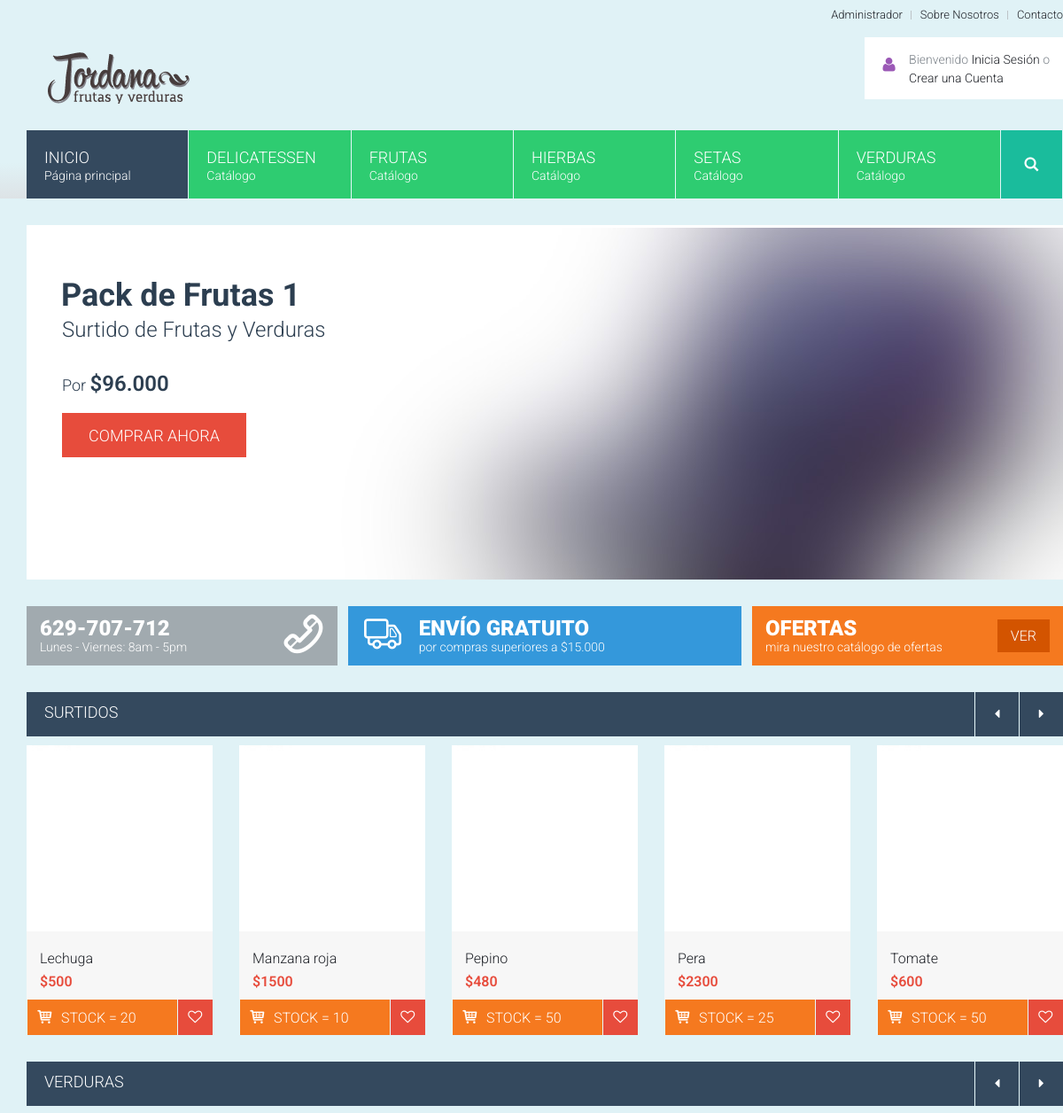
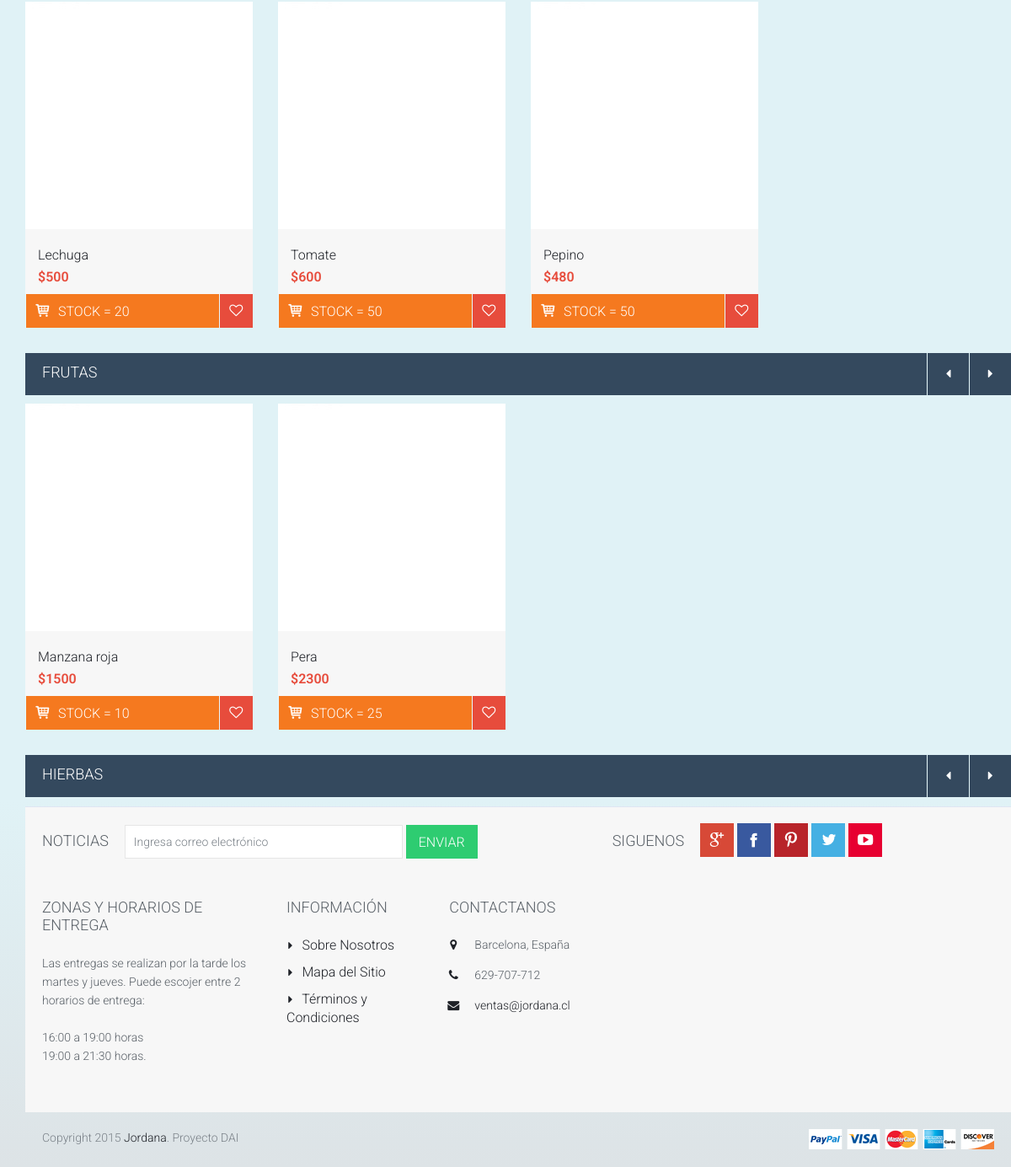
The page /home.php on the database as committed earlier (2 pictures, top to bottom).
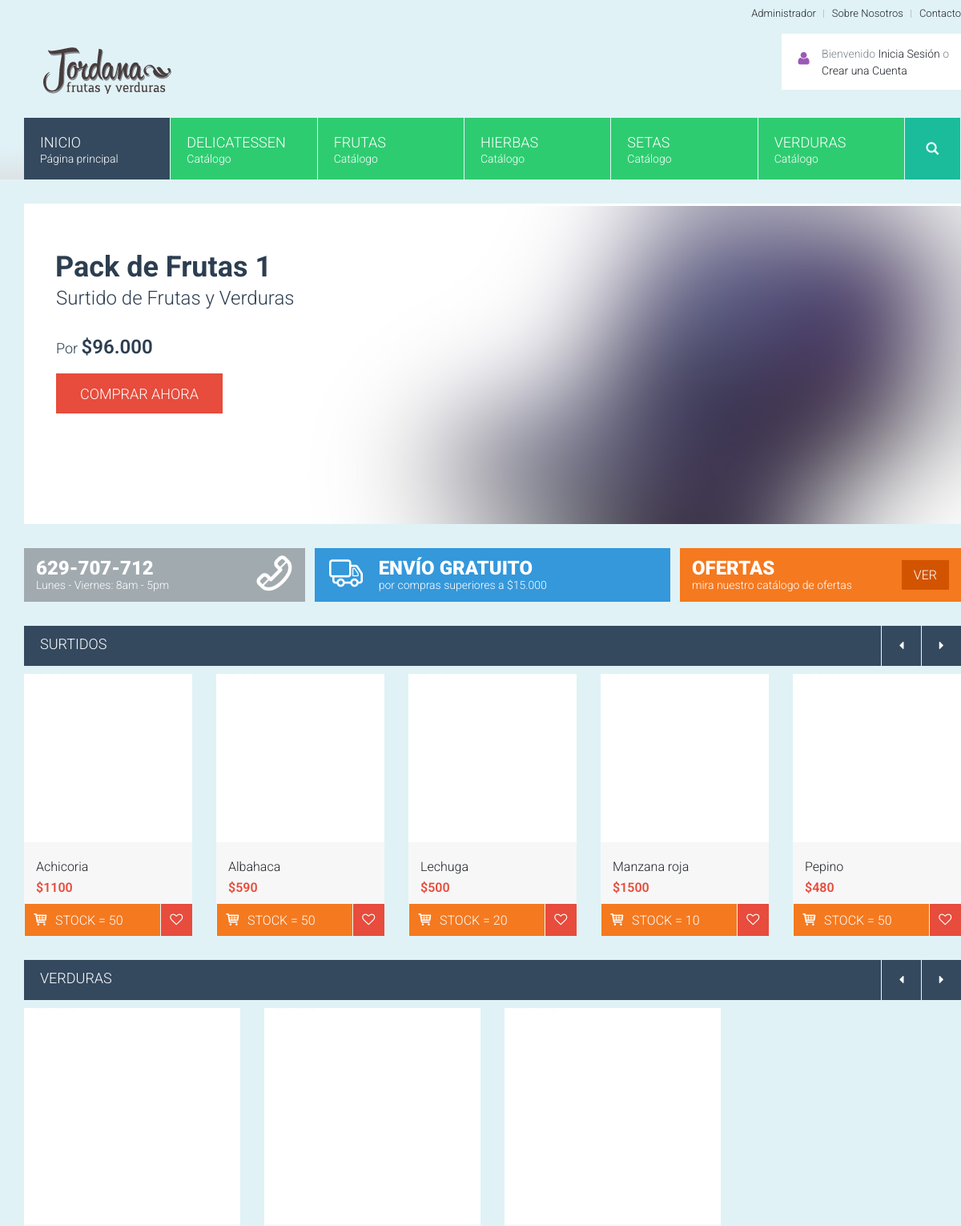
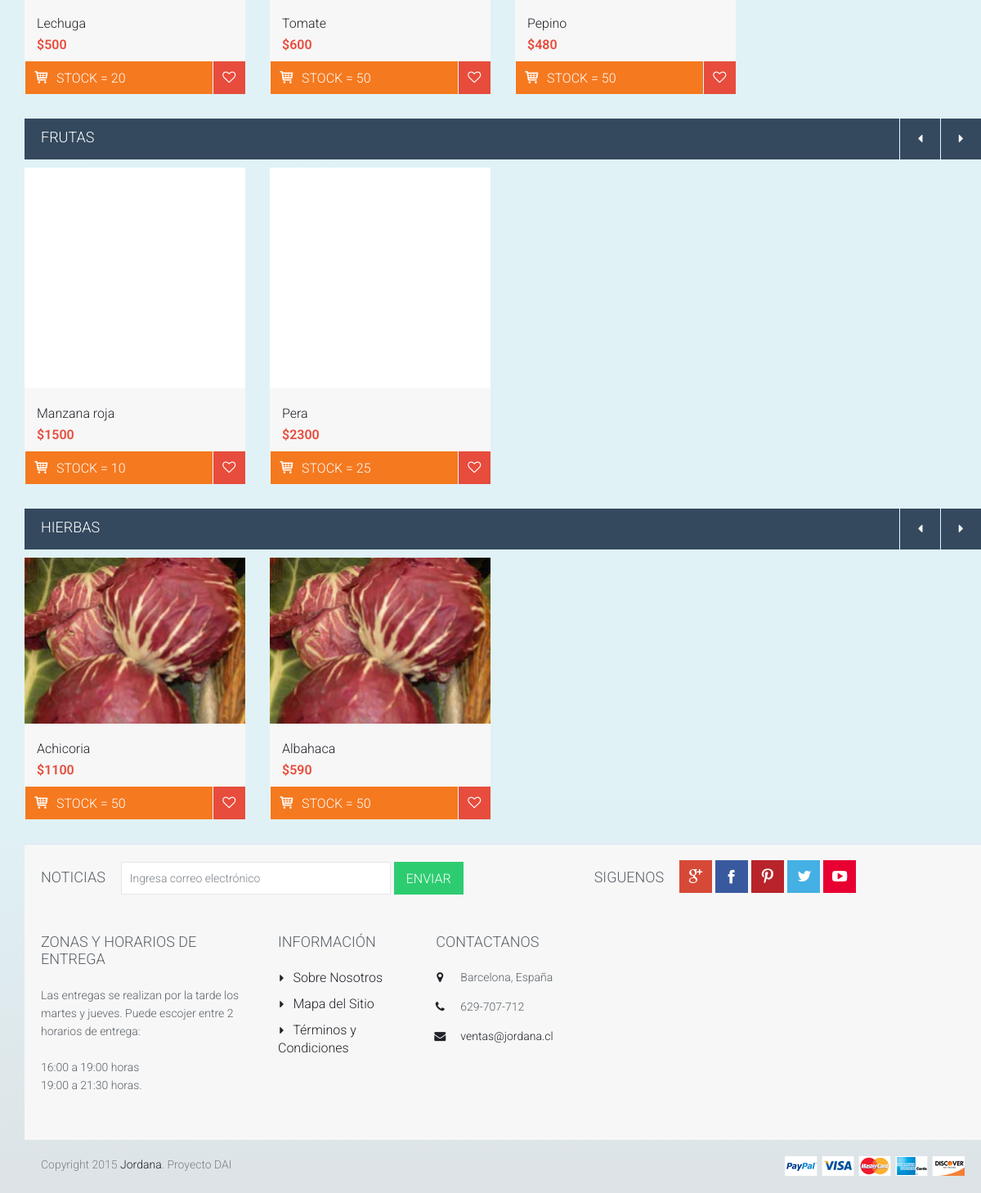
The same page on the database as committed later (2 pictures, top to bottom).
### tables this page shows
CREATE TABLE IF NOT EXISTS `categoria` (
  `idCategoria` int(11) NOT NULL,
  `nombreCategoria` varchar(45) NOT NULL
);

CREATE TABLE IF NOT EXISTS `producto` (
  `idProducto` int(11) NOT NULL,
  `nombreProducto` varchar(60) NOT NULL,
  `descripcionProducto` varchar(45) NOT NULL,
  `precioProducto` int(11) NOT NULL,
  `stockProducto` int(11) NOT NULL,
  `tipoProducto` char(1) DEFAULT NULL,
  `imagen` blob NOT NULL
);

### clases/Categoria.php (called while the page is built, shortened)
<?php
class Categoria{
    private $idCategoria;
    private $nombreCategoria;
    private $querysel;
    function getNombreCategoria() {
        return $this->nombreCategoria;
    }
    function getIDCategoria() {
    	return $this->idCategoria;
    }
    function __construct($id = NULL,$nombre= NULL) {
        $this->idCategoria = $id;
        $this->nombreCategoria = $nombre;
    }
    function Selecciona(){
		if (!$this->querysel){
		$db=dbconnect();
			$sqlsel="select idCategoria,nombreCategoria from categoria order by nombreCategoria";
			$this->querysel=$db->prepare($sqlsel);
			$this->querysel->execute();
		}
		$registro = $this->querysel->fetch();
		if ($registro){
			return new self($registro['idCategoria'], $registro['nombreCategoria']);
		}
		else {
			return false;
		}
	}
}
?>

### clases/Producto.php (called while the page is built, shortened)
<?php
class Producto{
    private $nombreProducto;
    private $precioProducto;
    private $stockProducto;
    private $querysel;
    function getNombreProducto() {
        return $this->nombreProducto;
    }
    function getPrecioProducto() {
        return $this->precioProducto;
    }
    function getStockProducto() {
        return $this->stockProducto;
    }
    function __construct($id= NULL, $nombre = NULL, $descripcion = NULL, $precio = NULL, $stock = NULL, $tipo = NULL) {
        $this->nombreProducto = $nombre;
        $this->precioProducto = $precio;
        $this->stockProducto = $stock;
    }
    function SeleccionaProd(){
        if (!$this->querysel){
        $db=dbconnect();
            $sqlsel="select idProducto,nombreProducto, descripcionProducto,precioProducto,stockProducto, tipoProducto
            from producto order by nombreProducto";
            $this->querysel=$db->prepare($sqlsel);
            $this->querysel->execute();
        }
        $registro = $this->querysel->fetch();
        if ($registro){
            return new self($registro['idProducto'], $registro['nombreProducto'], $registro['descripcionProducto'], $registro['precioProducto'],$registro['stockProducto'],$registro['tipoProducto']);
        }
        else {
            return false;
        }
    }
    function SeleccionaFrutas(){
        if (!$this->querysel){
        $db=dbconnect();
            $sqlsel="select * from producto WHERE tipoProducto= 'F'";
            $this->querysel=$db->prepare($sqlsel);
            $this->querysel->execute();
        }
        $registro = $this->querysel->fetch();
        if ($registro){
            return new self($registro['idProducto'], $registro['nombreProducto'], $registro['descripcionProducto'], $registro['precioProducto'],$registro['stockProducto'],$registro['tipoProducto']);
        }
        else {
            return false;
        }
    }
    function SeleccionaVerduras(){
        if (!$this->querysel){
        $db=dbconnect();
            $sqlsel="select * from producto WHERE tipoProducto= 'V'";
            $this->querysel=$db->prepare($sqlsel);
            $this->querysel->execute();
        }
        $registro = $this->querysel->fetch();
        if ($registro){
            return new self($registro['idProducto'], $registro['nombreProducto'], $registro['descripcionProducto'], $registro['precioProducto'],$registro['stockProducto'],$registro['tipoProducto']);
        }
        else {
            return false;
        }
    }
    function SeleccionaHierbas(){
        if (!$this->querysel){
        $db=dbconnect();
            $sqlsel="select * from producto WHERE tipoProducto= 'H'";
            $this->querysel=$db->prepare($sqlsel);
            $this->querysel->execute();
        }
        $registro = $this->querysel->fetch();
        if ($registro){
            return new self($registro['idProducto'], $registro['nombreProducto'], $registro['descripcionProducto'], $registro['precioProducto'],$registro['stockProducto'],$registro['tipoProducto']);
        }
        else {
            return false;
        }
    }
}
?>

### home.php (the view, shortened to what the changed rows need)
<!DOCTYPE html>
<html>
	<head>
	    <?php include './php/libreria.php'; ?>
	    <?php include './php/header.php'; ?>
    </head>
		<body>
			<div class="row content">
				<section class="main-content col-lg-12 col-md-12 col-sm-12">
					<div class = "iosSlider">
						<div class = "slider">
							<div class = "item" id = "item1">
								<div class = "text">
									<div class = "title">
										<h2><strong>Pack de Frutas 1</strong></h2>
									</div>
								</div>
							</div>
						</div>
					</div>
					<div class="products-row row">
						<div class="carousel owl-carousel-wrap col-lg-12 col-md-12 col-sm-12">
                            <div class="owl-carousel" data-max-items="5">
                                    <?php $oProd= new Producto();
                                        while ($registro = $oProd->SeleccionaProd()){
                                    ?>
                                    <div>
                                        <div class="product">
                                            <div class="product-image">
                                                    <img src="img/products/sample4.jpg" alt="Product1">
                                            </div>
                                            <div class="product-info">
                                                <h5><a href="#"><?=$registro->getNombreProducto(); ?></a></h5>
                                                <span class="price">$<?=$registro->getPrecioProducto(); ?></span><br>
                                            </div>
                                            <div class="product-actions">
                                                <span class="add-to-cart">
                                                        <span class="action-wrapper">
                                                            <i class="icons icon-basket-2"></i>
                                                            <span class="action-name">Stock = <?=$registro->getStockProducto(); ?></span>
                                                        </span >
                                                </span>
                                                <span class="add-to-favorites">
                                                        <span class="action-wrapper">
                                                            <i class="icons icon-heart-empty"></i>
                                                        </span>
                                                </span>
                                            </div>
                                        </div>
                            		</div>
                                    <?php } ?>
							</div>
						</div>
					</div>
					<div class="products-row row">
						<div class="carousel owl-carousel-wrap col-lg-12 col-md-12 col-sm-12">
                            <div class="owl-carousel" data-max-items="4">
                                    <?php $oProd= new Producto();
                                        while ($registro = $oProd->SeleccionaVerduras()){
                                    ?>
                                    <div>
                                        <div class="product">
                                            <div class="product-image">
                                                    <img src="img/products/sample4.jpg" alt="Product1">
                                            </div>
                                            <div class="product-info">
                                                <h5><a href="#"><?=$registro->getNombreProducto(); ?></a></h5>
                                                <span class="price">$<?=$registro->getPrecioProducto(); ?></span><br>
                                            </div>
                                            <div class="product-actions">
                                                <span class="add-to-cart">
                                                        <span class="action-wrapper">
                                                            <i class="icons icon-basket-2"></i>
                                                            <span class="action-name">Stock = <?=$registro->getStockProducto(); ?></span>
                                                        </span >
                                                </span>
                                                <span class="add-to-favorites">
                                                        <span class="action-wrapper">
                                                            <i class="icons icon-heart-empty"></i>
                                                        </span>
                                                </span>
                                            </div>
                                        </div>
                            		</div>
                                    <?php } ?>
							</div>
						</div>
					</div>
					<div class="products-row row">
						<div class="carousel owl-carousel-wrap col-lg-12 col-md-12 col-sm-12">
                            <div class="owl-carousel" data-max-items="4">
                                    <?php $oProd= new Producto();
                                        while ($registro = $oProd->SeleccionaFrutas()){
                                    ?>
                                    <div>
                                        <div class="product">
                                            <div class="product-image">
                                                    <img src="img/products/sample4.jpg" alt="Product1">
                                            </div>
                                            <div class="product-info">
                                                <h5><a href="#"><?=$registro->getNombreProducto(); ?></a></h5>
                                                <span class="price">$<?=$registro->getPrecioProducto(); ?></span><br>
                                            </div>
                                            <div class="product-actions">
                                                <span class="add-to-cart">
                                                        <span class="action-wrapper">
                                                            <i class="icons icon-basket-2"></i>
                                                            <span class="action-name">Stock = <?=$registro->getStockProducto(); ?></span>
                                                        </span >
                                                </span>
                                                <span class="add-to-favorites">
                                                        <span class="action-wrapper">
                                                            <i class="icons icon-heart-empty"></i>
                                                        </span>
                                                </span>
                                            </div>
                                        </div>
                            		</div>
                                    <?php } ?>
							</div>
						</div>
					</div>
					<div class="products-row row">
						<div class="carousel owl-carousel-wrap col-lg-12 col-md-12 col-sm-12">
                            <div class="owl-carousel" data-max-items="4">
                                    <?php $oProd= new Producto();
                                        while ($registro = $oProd->SeleccionaHierbas()){
                                    ?>
                                    <div>
                                        <div class="product">
                                            <div class="product-image">
                                                <img src="img/products/achicoria.jpg" alt="Product1">
                                            </div>
                                            <div class="product-info">
                                                <h5><a href="#"><?=$registro->getNombreProducto(); ?></a></h5>
                                                <span class="price">$<?=$registro->getPrecioProducto(); ?></span><br>
                                            </div>
                                            <div class="product-actions">
                                                <span class="add-to-cart">
                                                        <span class="action-wrapper">
                                                            <i class="icons icon-basket-2"></i>
                                                            <span class="action-name">Stock = <?=$registro->getStockProducto(); ?></span>
                                                        </span >
                                                </span>
                                                <span class="add-to-favorites">
                                                        <span class="action-wrapper">
                                                            <i class="icons icon-heart-empty"></i>
                                                        </span>
                                                </span>
                                            </div>
                                        </div>
                            		</div>
                                    <?php } ?>
							</div>
						</div>
					</div>
				</section>
			</div>
    </body>
</html>

### php/header.php (shortened to what the changed rows need)
<head>
<link rel="stylesheet" href="css/bootstrap.min.css">
<link rel="stylesheet" href="css/perfect-scrollbar.css">
<link rel="stylesheet" href="css/style.css">
<link rel="stylesheet" href="css/flexslider.css" type="text/css" media="screen" />
<link rel="stylesheet" href="css/fontello.css">
	<link rel="stylesheet" href="css/animation.css">
<link rel="stylesheet" href="css/owl.carousel.css">
<link rel="stylesheet" href="css/owl.theme.css">
<link rel="stylesheet" href="css/chosen.css">
</head>
<body>
	<div class="container">
		<header class="row">
			<div class="col-lg-12 col-md-12 col-sm-12">
				<nav id="main-navigation" class="style2">
					<ul>
						<li class="home-green current-item">
						<?php $oCat= new Categoria();
                                                while ($reg = $oCat->Selecciona()){
                                                ?>
						<li class="green">
                                                    <a href="producto.php?idcategoria=<?=$reg->getIDCategoria();?>">
                                                            <span class="nav-caption"><?=$reg->getNombreCategoria(); ?></span>
								<span class="nav-description">Catálogo</span>
							</a>
						</li>
						<?php }?>
					</ul>
				</nav>
			</div>
		</header>
	</div>
</body>

Rows that differ between the two databases and show on the page:
no longer on one of the page's lists (row unchanged): producto: nombreProducto "Tomate", precioProducto "600", stockProducto "50"
no longer on one of the page's lists (row unchanged): producto: nombreProducto "Pera", precioProducto "2300", stockProducto "25"
added producto: nombreProducto "Achicoria", precioProducto "1100", stockProducto "50"
added producto: nombreProducto "Albahaca", precioProducto "590", stockProducto "50"
